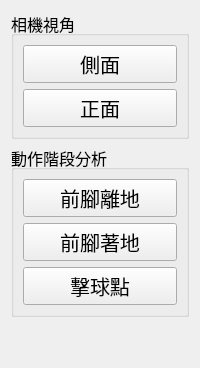
         <widget class="QWidget" name="tab_2">
          <attribute name="title">
           <string>分析</string>
          </attribute>
          <layout class="QGridLayout" name="gridLayout_12">
           <item row="0" column="0">
            <layout class="QGridLayout" name="gridLayout_16" rowstretch="0,0,0,0">
             <item row="3" column="0">
              <spacer name="verticalSpacer">
               <property name="orientation">
                <enum>Qt::Vertical</enum>
               </property>
               <property name="sizeHint" stdset="0">
                <size>
                 <width>20</width>
                 <height>40</height>
                </size>
               </property>
              </spacer>
             </item>
             <item row="2" column="0">
              <widget class="QGroupBox" name="phaseAnalysis_2">
               <property name="enabled">
                <bool>true</bool>
               </property>
               <property name="font">
                <font>
                 <pointsize>12</pointsize>
                </font>
               </property>
               <property name="title">
                <string>動作階段分析</string>
               </property>
               <layout class="QGridLayout" name="gridLayout_21">
                <item row="0" column="0">
                 <layout class="QVBoxLayout" name="verticalLayout_13">
                  <item>
                   <layout class="QHBoxLayout" name="horizontalLayout_40">
                    <item>
                     <widget class="QPushButton" name="liftoffBtn">
                      <property name="enabled">
                       <bool>true</bool>
                      </property>
                      <property name="sizePolicy">
                       <sizepolicy hsizetype="Minimum" vsizetype="Minimum">
                        <horstretch>0</horstretch>
                        <verstretch>0</verstretch>
                       </sizepolicy>
                      </property>
                      <property name="font">
                       <font>
                        <pointsize>15</pointsize>
                       </font>
                      </property>
                      <property name="text">
                       <string>前腳離地</string>
                      </property>
                     </widget>
                    </item>
                   </layout>
                  </item>
                  <item>
                   <layout class="QHBoxLayout" name="horizontalLayout_41">
                    <item>
                     <widget class="QPushButton" name="landingBtn">
                      <property name="sizePolicy">
                       <sizepolicy hsizetype="Minimum" vsizetype="Minimum">
                        <horstretch>0</horstretch>
                        <verstretch>0</verstretch>
                       </sizepolicy>
                      </property>
                      <property name="font">
                       <font>
                        <pointsize>15</pointsize>
                       </font>
                      </property>
                      <property name="text">
                       <string>前腳著地</string>
                      </property>
                     </widget>
                    </item>
                   </layout>
                  </item>
                  <item>
                   <layout class="QHBoxLayout" name="horizontalLayout_42">
                    <item>
                     <widget class="QPushButton" name="impactBtn">
                      <property name="sizePolicy">
                       <sizepolicy hsizetype="Minimum" vsizetype="Minimum">
                        <horstretch>0</horstretch>
                        <verstretch>0</verstretch>
                       </sizepolicy>
                      </property>
                      <property name="font">
                       <font>
                        <pointsize>15</pointsize>
                       </font>
                      </property>
                      <property name="text">
                       <string>擊球點</string>
                      </property>
                     </widget>
                    </item>
                   </layout>
                  </item>
                 </layout>
                </item>
               </layout>
              </widget>
             </item>
             <item row="0" column="0">
              <widget class="QGroupBox" name="cameraViewGroupBox_2">
               <property name="font">
                <font>
                 <pointsize>12</pointsize>
                </font>
               </property>
               <property name="title">
                <string>相機視角</string>
               </property>
               <layout class="QGridLayout" name="gridLayout_20">
                <item row="0" column="0">
                 <layout class="QVBoxLayout" name="verticalLayout_4">
                  <item>
                   <widget class="QPushButton" name="sideCameraBtn">
                    <property name="sizePolicy">
                     <sizepolicy hsizetype="Minimum" vsizetype="Minimum">
                      <horstretch>0</horstretch>
                      <verstretch>0</verstretch>
                     </sizepolicy>
                    </property>
                    <property name="font">
                     <font>
                      <pointsize>15</pointsize>
                     </font>
                    </property>
                    <property name="text">
                     <string>側面</string>
                    </property>
                    <property name="iconSize">
                     <size>
                      <width>16</width>
                      <height>16</height>
                     </size>
                    </property>
                   </widget>
                  </item>
                  <item>
                   <widget class="QPushButton" name="frontCameraBtn">
                    <property name="sizePolicy">
                     <sizepolicy hsizetype="Minimum" vsizetype="Minimum">
                      <horstretch>0</horstretch>
                      <verstretch>0</verstretch>
                     </sizepolicy>
                    </property>
                    <property name="font">
                     <font>
                      <pointsize>15</pointsize>
                     </font>
                    </property>
                    <property name="text">
                     <string>正面</string>
                    </property>
                   </widget>
                  </item>
                 </layout>
                </item>
               </layout>
              </widget>
             </item>
            </layout>
           </item>
          </layout>
         </widget>
